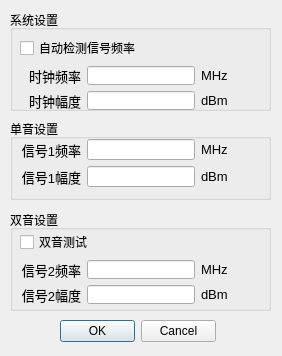
<?xml version="1.0" encoding="UTF-8"?>
<ui version="4.0">
 <class>SignalSettingsDialogClass</class>
 <widget class="QDialog" name="SignalSettingsDialogClass">
  <property name="geometry">
   <rect>
    <x>0</x>
    <y>0</y>
    <width>282</width>
    <height>356</height>
   </rect>
  </property>
  <property name="windowTitle">
   <string>时钟信号设置</string>
  </property>
  <widget class="QDialogButtonBox" name="buttonBox">
   <property name="geometry">
    <rect>
     <x>60</x>
     <y>320</y>
     <width>156</width>
     <height>23</height>
    </rect>
   </property>
   <property name="orientation">
    <enum>Qt::Horizontal</enum>
   </property>
   <property name="standardButtons">
    <set>QDialogButtonBox::Cancel|QDialogButtonBox::Ok</set>
   </property>
  </widget>
  <widget class="QGroupBox" name="groupBox">
   <property name="geometry">
    <rect>
     <x>10</x>
     <y>10</y>
     <width>261</width>
     <height>101</height>
    </rect>
   </property>
   <property name="title">
    <string>系统设置</string>
   </property>
   <widget class="QWidget" name="layoutWidget">
    <property name="geometry">
     <rect>
      <x>10</x>
      <y>26</y>
      <width>241</width>
      <height>74</height>
     </rect>
    </property>
    <layout class="QGridLayout" name="gridLayout_5">
     <item row="0" column="0">
      <widget class="QCheckBox" name="signalDetectCheckBox">
       <property name="text">
        <string>自动检测信号频率</string>
       </property>
      </widget>
     </item>
     <item row="1" column="0">
      <layout class="QGridLayout" name="gridLayout_2">
       <item row="0" column="0">
        <widget class="QLabel" name="labl_16">
         <property name="font">
          <font>
           <family>Arial</family>
           <pointsize>10</pointsize>
          </font>
         </property>
         <property name="text">
          <string>时钟频率</string>
         </property>
         <property name="alignment">
          <set>Qt::AlignRight|Qt::AlignTrailing|Qt::AlignVCenter</set>
         </property>
        </widget>
       </item>
       <item row="0" column="1">
        <widget class="QLineEdit" name="clockFreqMHzLineEdit">
         <property name="sizePolicy">
          <sizepolicy hsizetype="Preferred" vsizetype="Fixed">
           <horstretch>0</horstretch>
           <verstretch>0</verstretch>
          </sizepolicy>
         </property>
        </widget>
       </item>
       <item row="0" column="2">
        <widget class="QLabel" name="labl_25">
         <property name="sizePolicy">
          <sizepolicy hsizetype="Minimum" vsizetype="Preferred">
           <horstretch>0</horstretch>
           <verstretch>0</verstretch>
          </sizepolicy>
         </property>
         <property name="font">
          <font>
           <family>Arial</family>
           <pointsize>10</pointsize>
          </font>
         </property>
         <property name="text">
          <string>MHz</string>
         </property>
        </widget>
       </item>
       <item row="1" column="0">
        <widget class="QLabel" name="labl_23">
         <property name="font">
          <font>
           <family>Arial</family>
           <pointsize>10</pointsize>
          </font>
         </property>
         <property name="text">
          <string>时钟幅度</string>
         </property>
         <property name="alignment">
          <set>Qt::AlignRight|Qt::AlignTrailing|Qt::AlignVCenter</set>
         </property>
        </widget>
       </item>
       <item row="1" column="1">
        <widget class="QLineEdit" name="clockPowerLineEdit">
         <property name="sizePolicy">
          <sizepolicy hsizetype="Preferred" vsizetype="Fixed">
           <horstretch>0</horstretch>
           <verstretch>0</verstretch>
          </sizepolicy>
         </property>
        </widget>
       </item>
       <item row="1" column="2">
        <widget class="QLabel" name="labl_19">
         <property name="sizePolicy">
          <sizepolicy hsizetype="Minimum" vsizetype="Preferred">
           <horstretch>0</horstretch>
           <verstretch>0</verstretch>
          </sizepolicy>
         </property>
         <property name="font">
          <font>
           <family>Arial</family>
           <pointsize>10</pointsize>
          </font>
         </property>
         <property name="text">
          <string>dBm</string>
         </property>
        </widget>
       </item>
      </layout>
     </item>
    </layout>
   </widget>
  </widget>
  <widget class="QGroupBox" name="groupBox_2">
   <property name="geometry">
    <rect>
     <x>10</x>
     <y>119</y>
     <width>261</width>
     <height>81</height>
    </rect>
   </property>
   <property name="title">
    <string>单音设置</string>
   </property>
   <widget class="QWidget" name="layoutWidget">
    <property name="geometry">
     <rect>
      <x>10</x>
      <y>20</y>
      <width>241</width>
      <height>48</height>
     </rect>
    </property>
    <layout class="QGridLayout" name="gridLayout">
     <item row="0" column="0">
      <widget class="QLabel" name="labl_15">
       <property name="font">
        <font>
         <family>Arial</family>
         <pointsize>10</pointsize>
        </font>
       </property>
       <property name="text">
        <string>信号1频率</string>
       </property>
       <property name="alignment">
        <set>Qt::AlignRight|Qt::AlignTrailing|Qt::AlignVCenter</set>
       </property>
      </widget>
     </item>
     <item row="0" column="1">
      <widget class="QLineEdit" name="signalFreqLineEdit">
       <property name="sizePolicy">
        <sizepolicy hsizetype="Preferred" vsizetype="Fixed">
         <horstretch>0</horstretch>
         <verstretch>0</verstretch>
        </sizepolicy>
       </property>
      </widget>
     </item>
     <item row="0" column="2">
      <widget class="QLabel" name="labl_26">
       <property name="sizePolicy">
        <sizepolicy hsizetype="Minimum" vsizetype="Preferred">
         <horstretch>0</horstretch>
         <verstretch>0</verstretch>
        </sizepolicy>
       </property>
       <property name="font">
        <font>
         <family>Arial</family>
         <pointsize>10</pointsize>
        </font>
       </property>
       <property name="text">
        <string>MHz</string>
       </property>
      </widget>
     </item>
     <item row="1" column="0">
      <widget class="QLabel" name="labl_17">
       <property name="font">
        <font>
         <family>Arial</family>
         <pointsize>10</pointsize>
        </font>
       </property>
       <property name="text">
        <string>信号1幅度</string>
       </property>
       <property name="alignment">
        <set>Qt::AlignRight|Qt::AlignTrailing|Qt::AlignVCenter</set>
       </property>
      </widget>
     </item>
     <item row="1" column="1">
      <widget class="QLineEdit" name="signalPowerLineEdit">
       <property name="sizePolicy">
        <sizepolicy hsizetype="Preferred" vsizetype="Fixed">
         <horstretch>0</horstretch>
         <verstretch>0</verstretch>
        </sizepolicy>
       </property>
      </widget>
     </item>
     <item row="1" column="2">
      <widget class="QLabel" name="labl_18">
       <property name="sizePolicy">
        <sizepolicy hsizetype="Minimum" vsizetype="Preferred">
         <horstretch>0</horstretch>
         <verstretch>0</verstretch>
        </sizepolicy>
       </property>
       <property name="font">
        <font>
         <family>Arial</family>
         <pointsize>10</pointsize>
        </font>
       </property>
       <property name="text">
        <string>dBm</string>
       </property>
      </widget>
     </item>
    </layout>
   </widget>
  </widget>
  <widget class="QGroupBox" name="groupBox_3">
   <property name="geometry">
    <rect>
     <x>10</x>
     <y>210</y>
     <width>261</width>
     <height>101</height>
    </rect>
   </property>
   <property name="title">
    <string>双音设置</string>
   </property>
   <widget class="QWidget" name="layoutWidget">
    <property name="geometry">
     <rect>
      <x>10</x>
      <y>20</y>
      <width>241</width>
      <height>74</height>
     </rect>
    </property>
    <layout class="QGridLayout" name="gridLayout_4">
     <item row="0" column="0">
      <widget class="QCheckBox" name="dualToneTestCheckBox">
       <property name="text">
        <string>双音测试</string>
       </property>
      </widget>
     </item>
     <item row="1" column="0">
      <layout class="QGridLayout" name="gridLayout_3">
       <item row="0" column="0">
        <widget class="QLabel" name="labl_20">
         <property name="font">
          <font>
           <family>Arial</family>
           <pointsize>10</pointsize>
          </font>
         </property>
         <property name="text">
          <string>信号2频率</string>
         </property>
         <property name="alignment">
          <set>Qt::AlignRight|Qt::AlignTrailing|Qt::AlignVCenter</set>
         </property>
        </widget>
       </item>
       <item row="0" column="1">
        <widget class="QLineEdit" name="signalIIFreqLineEdit">
         <property name="sizePolicy">
          <sizepolicy hsizetype="Preferred" vsizetype="Fixed">
           <horstretch>0</horstretch>
           <verstretch>0</verstretch>
          </sizepolicy>
         </property>
        </widget>
       </item>
       <item row="0" column="2">
        <widget class="QLabel" name="labl_27">
         <property name="sizePolicy">
          <sizepolicy hsizetype="Minimum" vsizetype="Preferred">
           <horstretch>0</horstretch>
           <verstretch>0</verstretch>
          </sizepolicy>
         </property>
         <property name="font">
          <font>
           <family>Arial</family>
           <pointsize>10</pointsize>
          </font>
         </property>
         <property name="text">
          <string>MHz</string>
         </property>
        </widget>
       </item>
       <item row="1" column="0">
        <widget class="QLabel" name="labl_21">
         <property name="font">
          <font>
           <family>Arial</family>
           <pointsize>10</pointsize>
          </font>
         </property>
         <property name="text">
          <string>信号2幅度</string>
         </property>
         <property name="alignment">
          <set>Qt::AlignRight|Qt::AlignTrailing|Qt::AlignVCenter</set>
         </property>
        </widget>
       </item>
       <item row="1" column="1">
        <widget class="QLineEdit" name="signalIIPowerLineEdit">
         <property name="sizePolicy">
          <sizepolicy hsizetype="Preferred" vsizetype="Fixed">
           <horstretch>0</horstretch>
           <verstretch>0</verstretch>
          </sizepolicy>
         </property>
        </widget>
       </item>
       <item row="1" column="2">
        <widget class="QLabel" name="labl_22">
         <property name="sizePolicy">
          <sizepolicy hsizetype="Minimum" vsizetype="Preferred">
           <horstretch>0</horstretch>
           <verstretch>0</verstretch>
          </sizepolicy>
         </property>
         <property name="font">
          <font>
           <family>Arial</family>
           <pointsize>10</pointsize>
          </font>
         </property>
         <property name="text">
          <string>dBm</string>
         </property>
        </widget>
       </item>
      </layout>
     </item>
    </layout>
   </widget>
  </widget>
 </widget>
 <resources/>
 <connections>
  <connection>
   <sender>buttonBox</sender>
   <signal>accepted()</signal>
   <receiver>SignalSettingsDialogClass</receiver>
   <slot>accept()</slot>
   <hints>
    <hint type="sourcelabel">
     <x>248</x>
     <y>254</y>
    </hint>
    <hint type="destinationlabel">
     <x>157</x>
     <y>274</y>
    </hint>
   </hints>
  </connection>
  <connection>
   <sender>buttonBox</sender>
   <signal>rejected()</signal>
   <receiver>SignalSettingsDialogClass</receiver>
   <slot>reject()</slot>
   <hints>
    <hint type="sourcelabel">
     <x>316</x>
     <y>260</y>
    </hint>
    <hint type="destinationlabel">
     <x>286</x>
     <y>274</y>
    </hint>
   </hints>
  </connection>
 </connections>
</ui>
